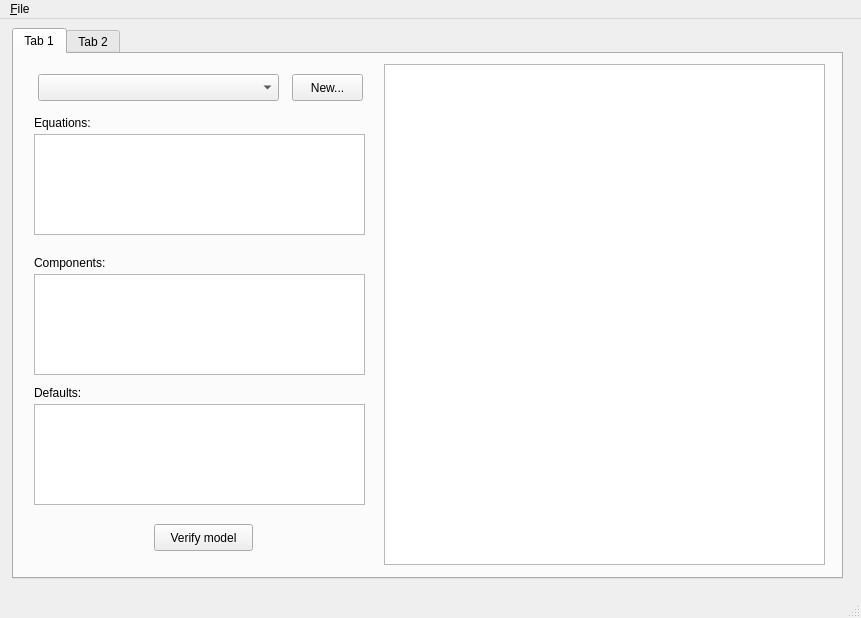
<?xml version="1.0" encoding="UTF-8"?>
<ui version="4.0">
 <class>MainWindow</class>
 <widget class="QMainWindow" name="MainWindow">
  <property name="geometry">
   <rect>
    <x>0</x>
    <y>0</y>
    <width>861</width>
    <height>618</height>
   </rect>
  </property>
  <property name="windowTitle">
   <string>PERI</string>
  </property>
  <widget class="QWidget" name="centralwidget">
   <widget class="QTabWidget" name="tabWidget">
    <property name="geometry">
     <rect>
      <x>12</x>
      <y>9</y>
      <width>831</width>
      <height>551</height>
     </rect>
    </property>
    <property name="currentIndex">
     <number>0</number>
    </property>
    <widget class="QWidget" name="tab">
     <attribute name="title">
      <string>Tab 1</string>
     </attribute>
     <widget class="QTextBrowser" name="textBrowser">
      <property name="geometry">
       <rect>
        <x>370</x>
        <y>10</y>
        <width>441</width>
        <height>501</height>
       </rect>
      </property>
      <property name="styleSheet">
       <string notr="true">font: 12pt &quot;Courier New&quot;;</string>
      </property>
     </widget>
     <widget class="QPushButton" name="modelnew">
      <property name="geometry">
       <rect>
        <x>278</x>
        <y>20</y>
        <width>71</width>
        <height>27</height>
       </rect>
      </property>
      <property name="text">
       <string>New...</string>
      </property>
     </widget>
     <widget class="QComboBox" name="modelselect">
      <property name="geometry">
       <rect>
        <x>24</x>
        <y>20</y>
        <width>241</width>
        <height>27</height>
       </rect>
      </property>
     </widget>
     <widget class="QListView" name="modeleq">
      <property name="geometry">
       <rect>
        <x>20</x>
        <y>80</y>
        <width>331</width>
        <height>101</height>
       </rect>
      </property>
     </widget>
     <widget class="QLabel" name="label">
      <property name="geometry">
       <rect>
        <x>20</x>
        <y>60</y>
        <width>131</width>
        <height>17</height>
       </rect>
      </property>
      <property name="text">
       <string>Equations:</string>
      </property>
     </widget>
     <widget class="QLabel" name="label_2">
      <property name="geometry">
       <rect>
        <x>20</x>
        <y>200</y>
        <width>141</width>
        <height>17</height>
       </rect>
      </property>
      <property name="text">
       <string>Components:</string>
      </property>
     </widget>
     <widget class="QListView" name="modeleq_2">
      <property name="geometry">
       <rect>
        <x>20</x>
        <y>220</y>
        <width>331</width>
        <height>101</height>
       </rect>
      </property>
     </widget>
     <widget class="QLabel" name="label_3">
      <property name="geometry">
       <rect>
        <x>20</x>
        <y>330</y>
        <width>141</width>
        <height>17</height>
       </rect>
      </property>
      <property name="text">
       <string>Defaults:</string>
      </property>
     </widget>
     <widget class="QTreeView" name="treeView">
      <property name="geometry">
       <rect>
        <x>20</x>
        <y>350</y>
        <width>331</width>
        <height>101</height>
       </rect>
      </property>
     </widget>
     <widget class="QPushButton" name="pushButton">
      <property name="geometry">
       <rect>
        <x>140</x>
        <y>470</y>
        <width>99</width>
        <height>27</height>
       </rect>
      </property>
      <property name="text">
       <string>Verify model</string>
      </property>
     </widget>
    </widget>
    <widget class="QWidget" name="tab_2">
     <attribute name="title">
      <string>Tab 2</string>
     </attribute>
    </widget>
   </widget>
  </widget>
  <widget class="QMenuBar" name="menubar">
   <property name="geometry">
    <rect>
     <x>0</x>
     <y>0</y>
     <width>861</width>
     <height>25</height>
    </rect>
   </property>
   <widget class="QMenu" name="menu_File">
    <property name="title">
     <string>&amp;File</string>
    </property>
   </widget>
   <addaction name="menu_File"/>
  </widget>
  <widget class="QStatusBar" name="statusbar"/>
 </widget>
 <resources/>
 <connections/>
</ui>
